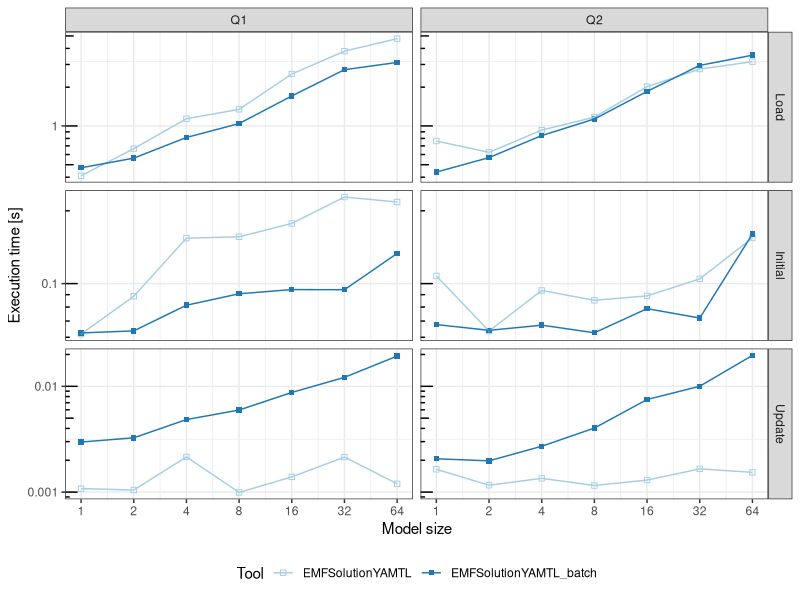
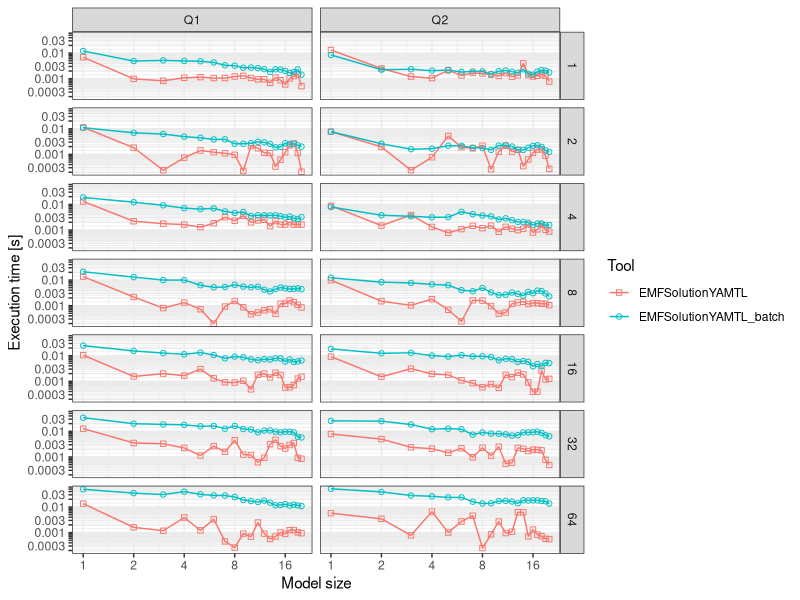
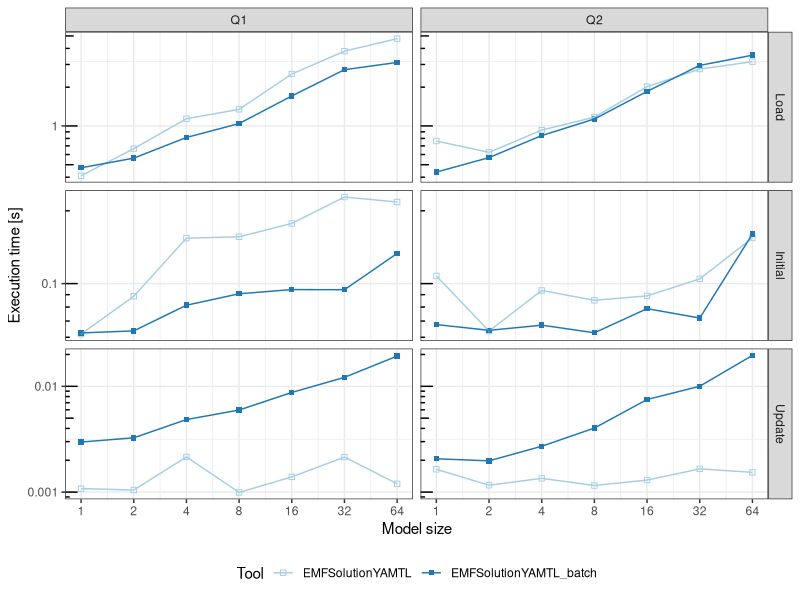
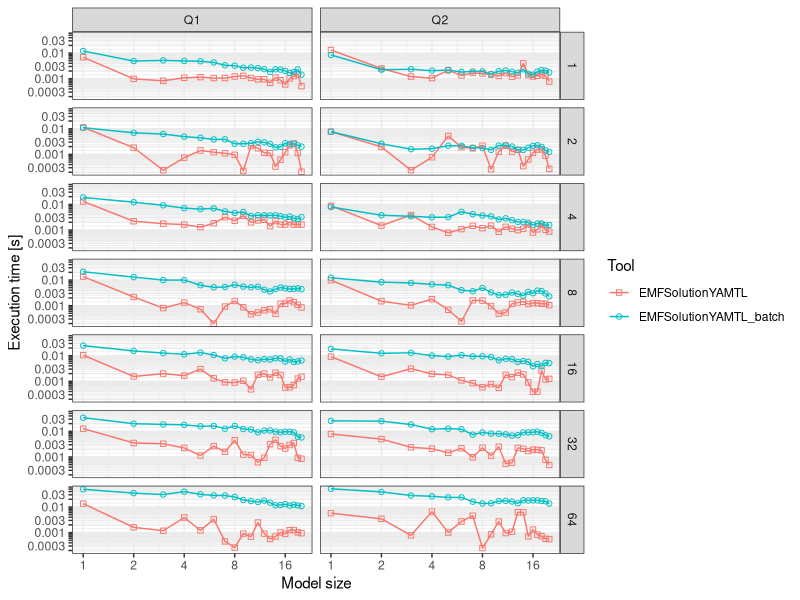

These charts were generated, in order, by the following R code:
## ---- chunk 1
library(tidyverse)
library(plyr)
library(RColorBrewer)

gm_mean = function(x, na.rm=TRUE) {
  exp(sum(log(x[x > 0]), na.rm=na.rm) / length(x))
}

nice_y_axis = function() {
  options(scipen=999)
  
  # y axis labels
  longticks = c(F, T, F, F, F, F, F, F, T)
  shortticks = 2:10
  range = -6:6
  
  ooms = 10^range
  
  ybreaks = as.vector(shortticks %o% ooms)
  ylabels = as.character(ybreaks * longticks)
  ylabels = gsub("^0$", "", ylabels)
  
  list(ybreaks = ybreaks, ylabels = ylabels)
}
## ---- chunk 2
df = read_delim("../output/output.csv", delim = ";")
df = df[df$MetricName == "Time", ]
df = df[df$PhaseName != "Initialization", ]
df$MetricValue = as.numeric(df$MetricValue)
# convert from nanoseconds to seconds
df$MetricValue = df$MetricValue / 10^9

# drop most tools for now
#df = df[df$Tool == "EMFSolutionViatra" | df$Tool == "SQLSolution", ]

### Captions

### Neo4j
df$Tool = gsub("^Neo4jSolutionBatch$", "Neo4j Batch", df$Tool)
df$Tool = gsub("^Neo4jSolution$", "Neo4j Incremental", df$Tool)
df = df[!startsWith(df$Tool, "Neo4jSolution"), ]

#df$Tool = gsub("Neo4jSolution_explicit_component_periodic", "Neo4j Incremental", df$Tool)
#df$Tool = gsub("Neo4jSolution_explicit_component_algo", "Neo4j Incremental 2)", df$Tool)

## Differential
df$Tool = gsub("^differential$", "Differential Dataflow (1 thread)", df$Tool)
df$Tool = gsub("^differential-08$", "Differential Dataflow (8 threads)", df$Tool)

## Naiad
# Drop middle of the road Naiad results
df = df[df$Tool != "Naiad-2-Thread" & df$Tool != "Naiad-4-Thread" & df$Tool != "Naiad-6-Thread", ]
# df = df[df$Tool != "Naiad-1-Thread" & df$Tool != "Naiad-2-Thread" & df$Tool != "Naiad-4-Thread" & df$Tool != "Naiad-6-Thread", ]
df$Tool = gsub("^Naiad-1-Thread$", "Naiad (1 thread)", df$Tool)
df$Tool = gsub("^Naiad-8-Thread$", "Naiad (8 threads)", df$Tool)

## Drop NMF Parallel solution (buggy) and NMF Transactions solutions
df = df[df$Tool != "NMF-Parallel" & df$Tool != "NMF-Transactions", ]
df$Tool = gsub("^NMF$", "NMF Batch", df$Tool)
df$Tool = gsub("^NMF-Incremental$", "NMF Incremental", df$Tool)

## EMF
df$Tool = gsub("^EMFSolutionXtend$", "Xtend (EMF)", df$Tool)

## SQL
df$Tool = gsub("^SQLSolutionBatch$", "PostgreSQL Batch", df$Tool)
df$Tool = gsub("^SQLSolution$", "PostgreSQL Incremental", df$Tool)

## GraphBLAS
df$Tool = gsub("^GBq1-Batch$", "GraphBLAS Batch", df$Tool)
df$Tool = gsub("^GBq2-Batch$", "GraphBLAS Batch", df$Tool)
df$Tool = gsub("^GBq1-Incr$", "GraphBLAS Incremental", df$Tool)
df$Tool = gsub("^GBq2-Incr-Comment$", "GraphBLAS Incremental", df$Tool)


df$View = factor(df$View, levels=c("Q1", "Q2"))
df$PhaseName = factor(df$PhaseName, levels=c("Load", "Initial", "Update"))
## ---- chunk 3
df.aggregated = ddply(
  .data = df,
  .variables = c("Tool", "View", "ChangeSet", "PhaseName", "MetricName"),
  #.fun = colwise(mean),
  .fun = colwise(gm_mean)
)

my_brewer = brewer.pal(n = 12, "Paired")[c(1, 2, 3, 4, 5, 6, 9, 10, 7)]
my_brewer

xbreaks = unique(df.aggregated$ChangeSet)
xlabels = paste(xbreaks, sep = "")
yaxis = nice_y_axis()
ggplot(df.aggregated, aes(x=ChangeSet, y=MetricValue, fill=Tool)) +
    geom_point(alpha=1.0, aes(col=Tool, shape=Tool, fill=Tool)) +
    geom_line(aes(col=Tool, group=Tool)) +
    scale_x_log10(breaks=xbreaks) +  
    scale_y_log10(breaks=c(0.0001, 0.001, 0.01, 0.1, 1, 10, 100, 1000, 10000), labels=c(0.0001, 0.001, 0.01, 0.1, 1, 10, 100, 1000, 10000)) +
    annotation_logticks(sides = "l") +
    scale_shape_manual(values = c(0, 15,
                                  1, 21,
                                  2, 17,
                                  5, 23,
                                  6)) +
    scale_color_manual(values=my_brewer) +
    scale_fill_manual(values=my_brewer) +
    #facet_grid(View~PhaseName, drop=FALSE) +
    facet_grid(PhaseName~View, drop=FALSE, scale = "free_y") +
    xlab("Model size") +
    ylab("Execution time [s]") +
    theme_bw() +
    theme(legend.position="bottom")

#ggsave(file="results.pdf", width=250, height=170, units="mm")
ggsave(file="results.pdf", width=210, height=300, units="mm")
## ---- chunk 4
df = df[df$PhaseName == "Update", ]
df.aggregated = ddply(
  .data = df,
  .variables = c("Tool", "View", "ChangeSet", "PhaseName", "Iteration", "MetricName"),
  #.fun = colwise(mean),
  .fun = colwise(gm_mean)
)

xbreaks = unique(df.aggregated$ChangeSet)
xlabels = paste(xbreaks, sep = "")
yaxis = nice_y_axis()
ggplot(df.aggregated, aes(x=Iteration, y=MetricValue, fill=Tool)) +
    geom_point(aes(col=Tool, shape=Tool)) +
    geom_line(aes(col=Tool, group=Tool)) +
    scale_x_log10(breaks=xbreaks) +  
    scale_y_log10(breaks=yaxis$ybreaks, labels=yaxis$ylabels) +
    scale_shape_manual(values = seq(0,24)) +
    facet_grid(ChangeSet~View, drop=FALSE) +
    xlab("Model size") +
    ylab("Execution time [s]") +
    theme_bw()
ggsave(file="results-neo4j-iterations.pdf", width=250, height=750, units="mm")
